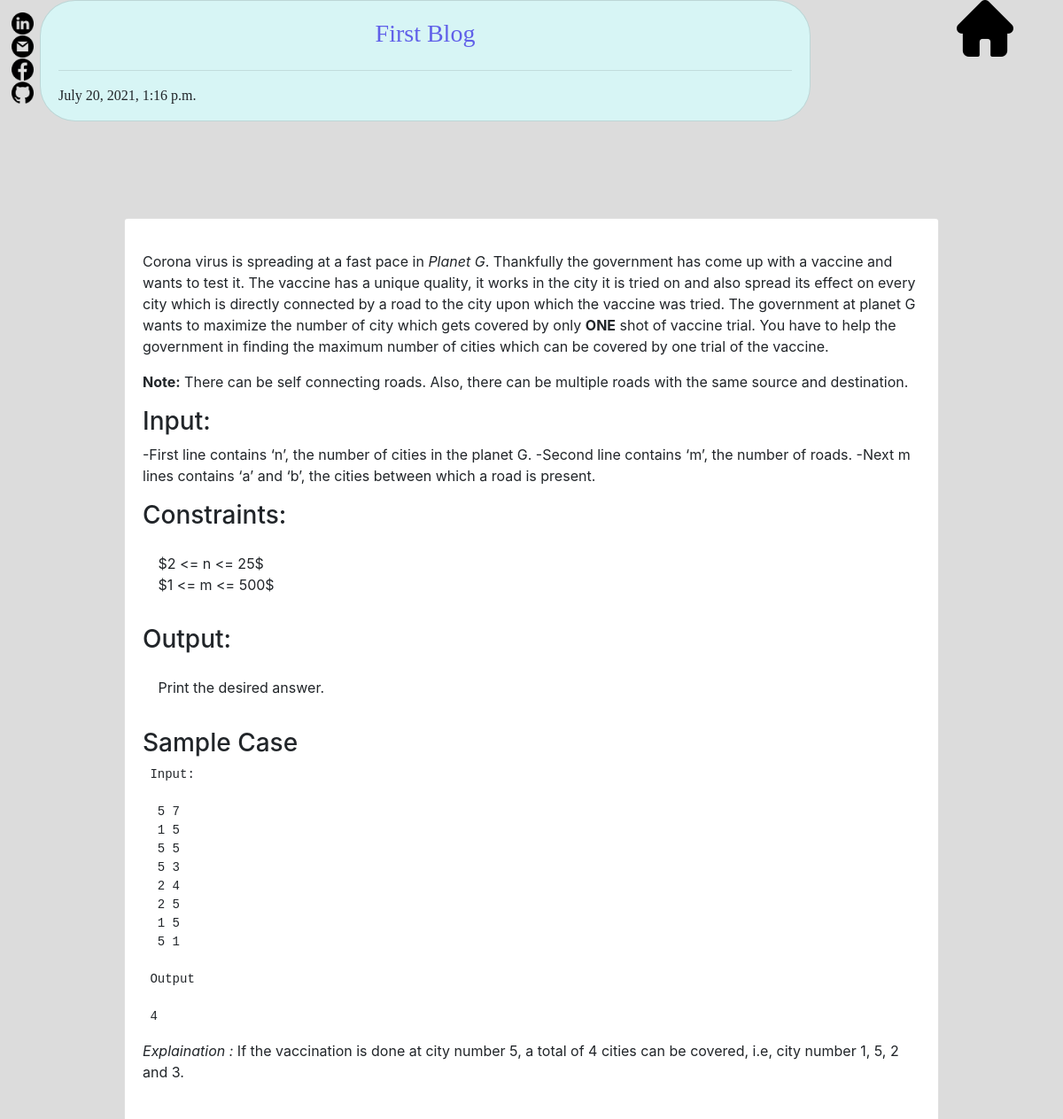
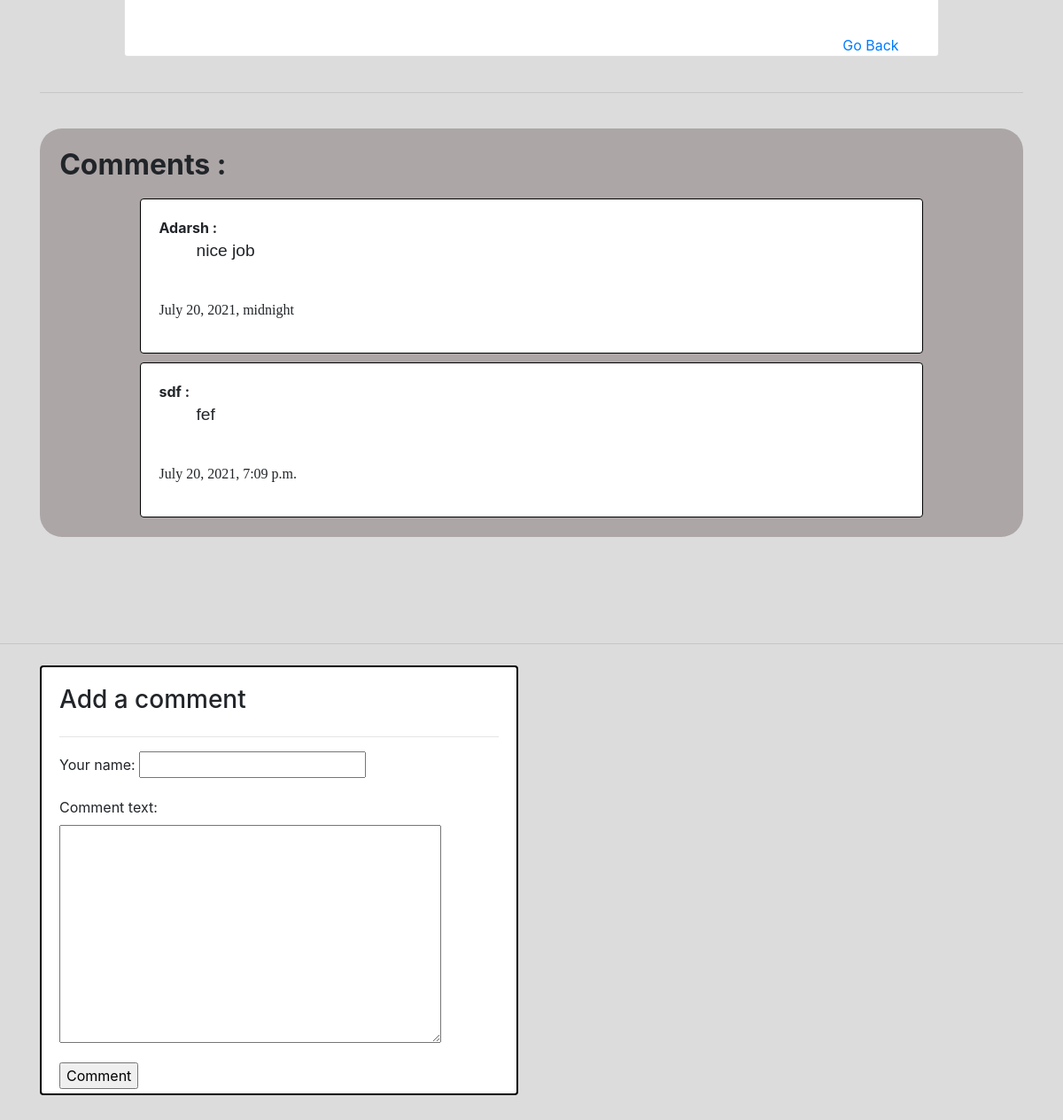
The page /blog/1 on the database its author committed (2 pictures, top to bottom).
### blogapp/models.py (models this page shows, shortened)
class BlogModel(models.Model):
    id = models.IntegerField(primary_key=True)
    blog_title = models.CharField(max_length=20)
    blog = models.TextField()
    date_pub = models.DateTimeField(blank=True, null=True)

class CommentModel(models.Model):
    your_name = models.CharField(max_length=20)
    comment_text = models.TextField()
    blog = models.ForeignKey('BlogModel', on_delete=models.CASCADE)
    comment_date = models.DateTimeField(blank=True, null=True)

### blogapp/views.py (the view)
# urls.py: path('blog/<int:_id>', BlogDetailView, name='blog'),
def BlogDetailView(request,_id):
    try:
        data =BlogModel.objects.get(id =_id)
        comments = CommentModel.objects.filter(blog = data)
    except BlogModel.DoesNotExist:
        raise Http404('Data does not exist')
    if request.method == 'POST':
        form = CommentForm(request.POST)
        if form.is_valid():
            Comment = CommentModel(your_name= form.cleaned_data['your_name'],
            comment_text=form.cleaned_data['comment_text'],
            blog=data, comment_date=datetime.datetime.now())
            Comment.save()
            return redirect(f'/blog/{_id}')
    else:
        form = CommentForm()
    context = {
            'data':data,
            'form':form,
            'comments':comments,
        }
    return render(request,'blogapp/detailview.html',context)

### blogapp/forms.py (shortened to what this page needs)
class CommentForm(forms.Form):
    your_name =forms.CharField(max_length=20)
    comment_text =forms.CharField(widget=forms.Textarea)

### blogapp/templates/blogapp/detailview.html (shortened to what this page needs)
{% load static %}
{% load markdown_deux_tags %}
<!DOCTYPE html>
<html lang="en">
<head> <title>AKS- Blogs</title>
    <link rel="stylesheet" href="https://stackpath.bootstrapcdn.com/bootstrap/4.3.1/css/bootstrap.min.css">
    <link href = "{% static '/css/main.css' %}" rel="stylesheet" type="text/css">
</head>
<body>
    <div class = "social" style="position:fixed; margin-left: 90%; z-index: 2;">
        <a href="\"><img src="{% static 'images/home(1).png' %}" alt="Take Home" title="Home"></a>
    </div>
    <div class = "social-box">
        <ul class="social-links">
            <li><a href = "https://www.linkedin.com/in/adarsh-kumar-sinha-2a32b515a/"><img class="social" src="{% static 'images/linkedin.png' %}" alt="linkedin"></a>
            </li>
            <li><a href = "mailto:aksinha.dhn@gmail.com"> <img class= "social" src="{% static 'images/gmail.png' %}" alt = "send mail"> </a>
            </li>
            <li><a href = "https://www.facebook.com/adarsh.sinha.7547/"> <img class="social" src="{% static 'images/facebook.png' %}" alt = "fb"></a>
            </li>
            <li>
                <a href = "https://github.com/sirAdarsh"><img class = "social" src="{% static 'images/github.png' %}"></a>
            </li>
        </ul>
    </div>
    <div class = "container" style = "margin-bottom: 10%; margin-top: 0%; ">
        <div class = "row" style="padding-bottom: 0%; margin-top: 0%; ">
            <div class = "col-md-9" style="position: fixed; z-index: 1;">
                <div class = "card card-body" id="search-box" style="padding-bottom: 0%; margin-top: 0%; border-radius: 40px; font-family: Georgia, 'Times New Roman', Times, serif; background-color:rgb(215, 245, 245);">
                    <h3 style="text-align: center; color: rgb(96, 96, 233)">{{data.blog_title}}</h3><hr>
                    <p style="font-weight: 300; font-family: Georgia, 'Times New Roman', Times, serif; padding: 0%;"> {{data.date_pub}} </p>
                </div>
            </div>
        </div>
        <br>
        <div class = "row" style="margin-top: 20%; padding-bottom: 0%;">
            <div class = "col-md-10 offset-md-1">
                <div class = "card card-body" id="search-box" style="padding-bottom: 0%;">
                    <p>{{data.blog|markdown}}</p>
                    <br>
                    <br>
                    <a href = "/blogapp" style="margin-left: 90%;">Go Back</a>
                </div>
            </div>
        </div>
        <br>
        <hr>
        <br>
        <div style="background-color: rgb(173, 166, 166); border-radius: 25px; padding: 2%;">
            <h2><strong>Comments :</strong></h2>
            {%for comment in comments%}
            <div class = "row" style="padding-bottom: 0%; padding-top : 1%">
                <div class = "col-md-10 offset-md-1">
                    <div class = "card card-body" id="search-box" style="margin-bottom: 0% ; border-color: black;" >
                        <strong>{{comment.your_name}} :</strong>  <p style="padding-left: 5%; font-family:'Franklin Gothic Medium', 'Arial Narrow', Arial, sans-serif; font-size: larger;">{{comment.comment_text}}</p>
                        <br>
                        <p style="font-weight: 300; font-family: Georgia, 'Times New Roman', Times, serif; padding: 0%;"> {{comment.comment_date}} </p>
                    </div>
                </div>
            </div>
            {%endfor %}
        </div>
    </div>
    <hr/>
    <div class = "container" style = "margin-bottom: 10%; margin-top: 2%; ">
        <div class = "row" style="padding-bottom: 1%;">
            <div class = "col-lg-6" style="border-width: 2px; border-color: black ;">
                <div class = "card card-body" id="search-box" style="padding-bottom: 1%; border-width: 2px; border-color: black ;">
                    <h3 style="text-align: left;">Add a comment</h3><hr>
                    <form method="post">
                        {{form.as_p}}
                        <input type ="submit" value="Comment">
                    </form>
                </div>
            </div>
        </div>
    </div>
</body>
</html>

### static/css/main.css (style rules this page uses)
body { background-color:gainsboro }
ul { padding: 2%; list-style-type: none; }
.social-links ul,li { list-style-type: none; }
.social { width:25px; height:25px; }
.social-box { overflow: hidden; position: fixed; margin : 5px; padding : 7px; }

### rows shown on the page
BlogModel: blog_title "First Blog", date_pub "July 20, 2021, 1:16 p.m.", blog "Corona virus is spreading at a fast pace in Planet G . Thankfully the government has come up with a vaccine and wants to test it. The vaccine has a unique quality, it works in the city it is tried on and also spread its effect on every city which is directly connected by a road to the city upon which the vaccine was tried. The government at planet G wants to maximize the number of city which gets covered by only ONE shot of vaccine trial. You have to help the government in finding the maximum number of cities which can be covered by one trial of the vaccine. Note: There can be self connecting roads. Also, there can be multiple roads with the same source and destination. Input: -First line…"
CommentModel: your_name "Adarsh", comment_text "nice job", comment_date "July 20, 2021, midnight"
CommentModel: your_name "sdf", comment_text "fef", comment_date "July 20, 2021, 7:09 p.m."
